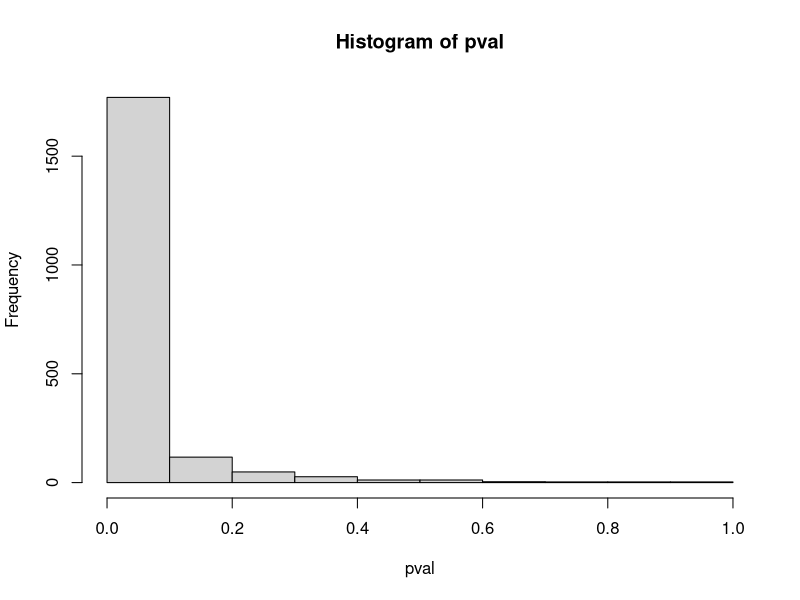

The R source for this figure:

n = 2000 # 10, 500, 2000

p = 0.515 # 0.5, 0.8, .44 .515

rbinom(n = n, size = 1, prob = p)

binom.test(rbinom(1, size = n, prob = p), n = n, p = p)


# power simulation

n <- 22000
p <- 102 / (102 + 100)

pval <- replicate(2000, { 
  x <- rbinom(1, size = n, prob = p)
  binom.test(x, n = n, p = (106) / (106 + 100))$p.value
  }
)

hist(pval)

mean(pval < 0.05)


# 2nd example

n <- 900

sd <- (125.04 - 62.2) / 0.41
diff <- 20

pval <- replicate(1000, {
  g1 <- rnorm(n, 0, sd)
  g2 <- rnorm(n, diff, sd)
  t.test(g1, g2, mu = 0, var.equal = TRUE)$p.value
  }
)

mean(pval < 0.05)
